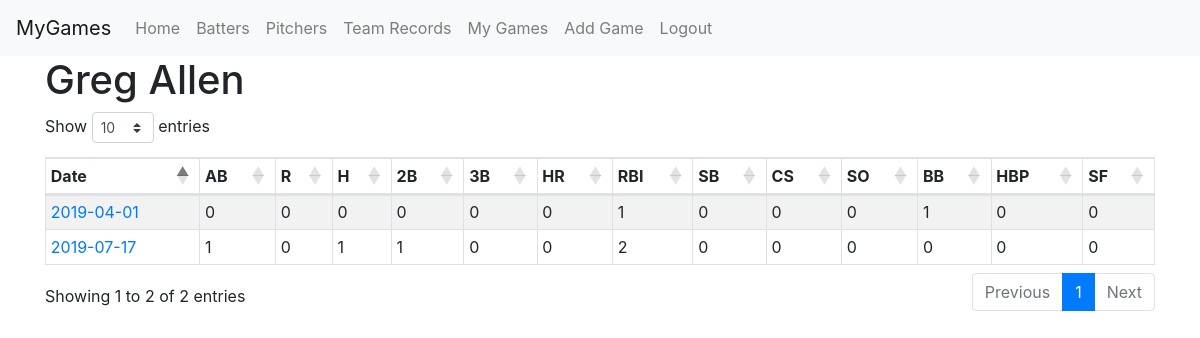
Page /batter/656185 (signed in) on the earlier database version.
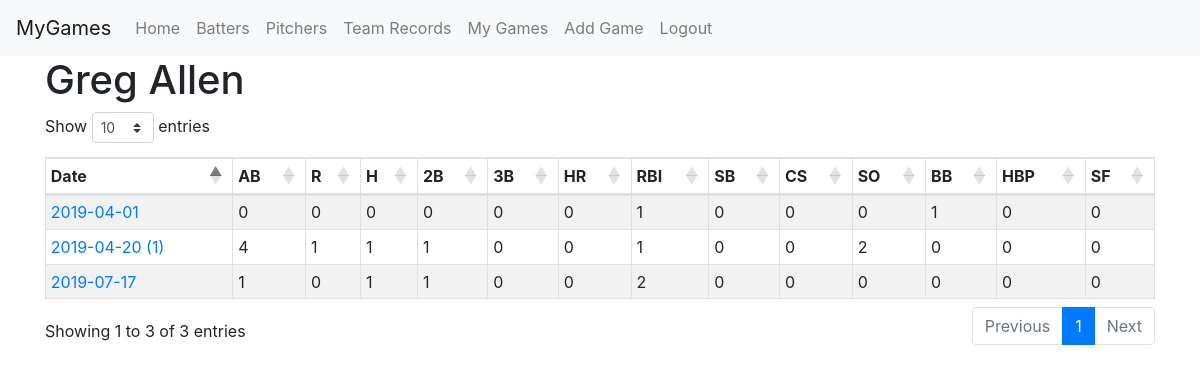
Same page on the later database version.
### app/models.py (models this page shows, shortened)
class Game(db.Model):
	id = db.Column(db.Integer, primary_key=True)
	game_pk = db.Column(db.Integer, db.ForeignKey('game_data.game_pk'), index=True)
	user_id = db.Column(db.Integer, db.ForeignKey('user.id'))

class GameData(db.Model):
	game_pk = db.Column(db.Integer, primary_key=True)
	date = db.Column(db.String(10))
	dh_status = db.Column(db.Integer, default=None)
	home_team = db.Column(db.String(32), index=True)
	home_score = db.Column(db.Integer)
	away_team = db.Column(db.String(32), index=True)
	away_score = db.Column(db.Integer)
	venue = db.Column(db.String(64), index=True)
	player_data_added = db.Column(db.Boolean, default=False)
	def date_with_dh(self):
		if not self.dh_status:
			return self.date
		else:
			return "{} ({})".format(self.date, self.dh_status)

class BatGame(db.Model):
	id = db.Column(db.Integer, primary_key=True)
	game_pk = db.Column(db.Integer, db.ForeignKey('game_data.game_pk'), index=True)
	batter_id = db.Column(db.Integer, db.ForeignKey('player_data.id'), index=True)
	ab = db.Column(db.Integer)
	r = db.Column(db.Integer)
	h = db.Column(db.Integer)
	doubles = db.Column(db.Integer)
	triples = db.Column(db.Integer)
	hr = db.Column(db.Integer)
	rbi = db.Column(db.Integer)
	sb = db.Column(db.Integer)
	cs = db.Column(db.Integer)
	k = db.Column(db.Integer)
	bb = db.Column(db.Integer)
	hbp = db.Column(db.Integer)
	sf = db.Column(db.Integer)

### app/routes.py (the view)
@app.route('/batter/<player_id>')
@login_required
def batter_games(player_id):
	name = PlayerData.query.filter(PlayerData.id==player_id).first().name
	q = db.session.query(Game, BatGame, GameData).\
				   filter(Game.game_pk==BatGame.game_pk).\
				   filter(Game.game_pk==GameData.game_pk).\
				   filter(Game.user_id==current_user.id).\
				   filter(BatGame.batter_id==player_id).\
				   order_by(GameData.date).\
				   all()
	return render_template("batter.html", name=name, rows=q)

### app/models.py (called while the page is built)
@login.user_loader
def load_user(id):
	return User.query.get(int(id))

### app/templates/batter.html
{% extends "sort_table.html" %}
{% block app_content %}
<h1>{{ name }}</h1>
<table id="pitchers"
       class="table table-sm table-striped table-bordered table-hover sort-table"
       data-order='[[0, "asc"]]'>
	<thead>
		<tr>
			<th>Date</th>
			<th>AB</th>
			<th>R</th>
			<th>H</th>
			<th>2B</th>
			<th>3B</th>
			<th>HR</th>
			<th>RBI</th>
			<th>SB</th>
			<th>CS</th>
			<th>SO</th>
			<th>BB</th>
			<th>HBP</th>
			<th>SF</th>
		</tr>
	</thead>
	<tbody>
		{% for row in rows %}
		<tr>
			<td>
				<a href="{{ url_for('game_stats', game_pk=row[2].game_pk) }}">
					{{ row[2].date_with_dh() }}
				</a>
			</td>
			<td>{{ row[1]['ab'] }}</td>
			<td>{{ row[1]['r'] }}</td>
			<td>{{ row[1]['h'] }}</td>
			<td>{{ row[1]['doubles'] }}</td>
			<td>{{ row[1]['triples'] }}</td>
			<td>{{ row[1]['hr'] }}</td>
			<td>{{ row[1]['rbi'] }}</td>
			<td>{{ row[1]['sb'] }}</td>
			<td>{{ row[1]['cs'] }}</td>
			<td>{{ row[1]['k'] }}</td>
			<td>{{ row[1]['bb'] }}</td>
			<td>{{ row[1]['hbp'] }}</td>
			<td>{{ row[1]['sf'] }}</td>
		</tr>
		{% endfor %}
	</tbody>
</table>
{% endblock %}

Differences in the rows shown:
added Game: date "2019-04-20 (1)", ab "4", r "1", h "1", doubles "1", triples "0", hr "0", rbi "1", sb "0", cs "0", k "2", bb "0", hbp "0", sf "0"
Other differences:
text written by a page script: "Show entries Showing 1 to 2 of 2 entries Previous 1 Next" → "Show entries Showing 1 to 3 of 3 entries Previous 1 Next"
